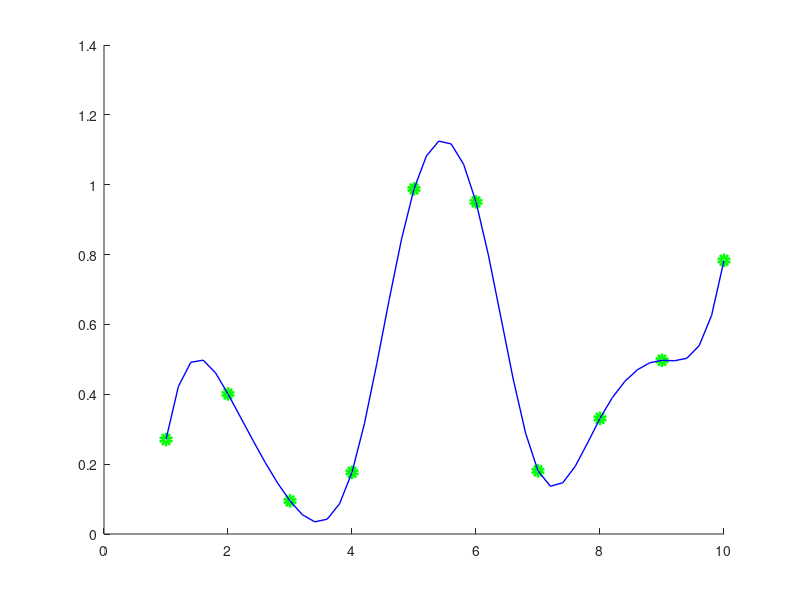

Here is the MATLAB script that generated this plot: (Note: this script raises an error after producing the figure.)
clear;
close all;
clc;
x0s = 1:1:10;
fx0s = rand(1, 10);
x = 1:0.2:10;
boun_set = [2, 1, 1];  % 自然边界条件

xs = x0s(:);
fxs = fx0s(:);

n = length(xs);
h = xs(2:end) - xs(1:end-1);  % h(i) = x(i+1) - x(i)

% 系数矩阵和常数向量初始化
coefficient_matrix = zeros(n);
constant_vector = zeros(n, 1);

% 填充系数矩阵和常数向量
for i = 2:1:n-1
    coefficient_matrix(i, i-1) = h(i-1);
    coefficient_matrix(i, i) = 2*(h(i-1) + h(i));
    coefficient_matrix(i, i+1) = h(i);

    constant_vector(i) = ((fxs(i+1) - fxs(i)) / h(i)) - ((fxs(i) - fxs(i-1)) / h(i-1));
end

% 边界条件设置
if boun_set(1) == 1  % 自然边界, m1 = mn = 0
    coefficient_matrix(1, 1) = 1;
    coefficient_matrix(n, n) = 1;

    constant_vector(1) = 0;
    constant_vector(n) = 0;
elseif boun_set(1) == 2  % 固定边界, S1'(x1) = A, Sn'(xn) = B
    coefficient_matrix(1, 1) = 2*h(1);
    coefficient_matrix(1, 2) = h(1);
    coefficient_matrix(n, n-1) = h(n-1);
    coefficient_matrix(n, n) = 2*h(n-1);

    constant_vector(1) = (fxs(2) - fxs(1)) / h(1) - boun_set(2);
    constant_vector(n) = boun_set(3) - (fxs(n) - fxs(n-1)) / h(n-1);
else
    fprintf("Error boundary type!\n");
end

% 乘以 6
constant_vector = constant_vector * 6;

% 求解 m
m = coefficient_matrix \ constant_vector;

% 计算三次样条的系数 a, b, c, d
a = fxs(1:n-1);
b = (fxs(2:n) - fxs(1:n-1)) ./ h - h .* m(1:n-1) / 2 - h .* (m(2:n) - m(1:n-1)) / 6;
c = m(1:n-1) / 2;
d = (m(2:n) - m(1:n-1)) ./ (6 * h);

% 绘制插值曲线
figure;
hold on;
plot(xs, fxs, 'o', 'color', 'g', 'LineWidth', 4, 'DisplayName', 'origin data');

for i = 1:n-1
    % 选定当前区间
    this_x = x(x >= xs(i) & x <= xs(i+1));
    % 计算当前区间的插值
    this_y = a(i) + b(i)*(this_x - xs(i)) + c(i)*(this_x - xs(i)).^2 + d(i)*(this_x - xs(i)).^3;
    plot(this_x, this_y, '-b', 'LineWidth', 1, 'DisplayName', ['Interval ', num2str(i)]);
end

xx = x;
% yy_struct = csape(xs, fxs, 'variational');
yy_struct = csape(xs, fxs, 'clamped', [boun_set(2), boun_set(3)]);
yy = ppval(yy_struct, xx);

% 绘图
hold on;
plot(xx, yy, '.', 'Color', 'r', 'DisplayName', 'matlab 插值曲线');
legend;
% end
